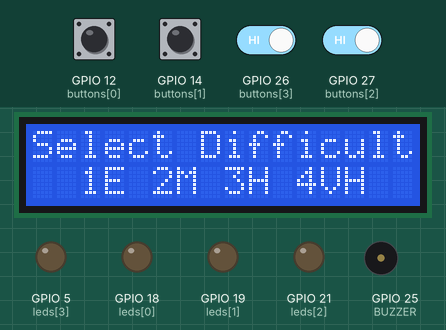
Simulated run of this sketch. Board: ESP32. On the bench: 16×2 character LCD, output pins drawn as LEDs (lit = HIGH), buzzer (waves = sounding). Dashed ring = blinking. The inputs (shaded band) are chosen by the test bench; at power-on: GPIO 12 (buttons[0]), GPIO 14 (buttons[1]), GPIO 26 (buttons[3]), GPIO 27 (buttons[2]) HIGH. Random numbers use the default seed unless the sketch sets one.

Above: at 3.4 s.
3.5 s: GPIO 12 (buttons[0]) pulled LOW for 1 s
At 5.9 s:
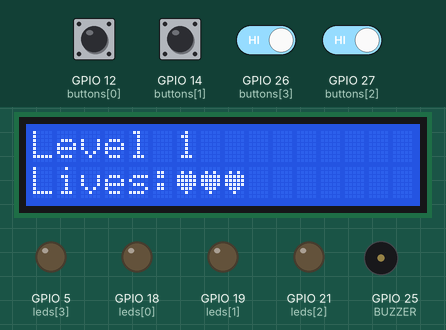
6.4 s: GPIO 14 (buttons[1]) pulled LOW for 0.15 s
At 6.85 s:
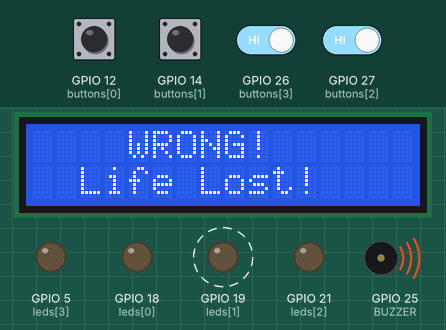
7.1 s: GPIO 26 (buttons[3]) driven LOW and GPIO 27 (buttons[2]) driven LOW
At 9.95 s:
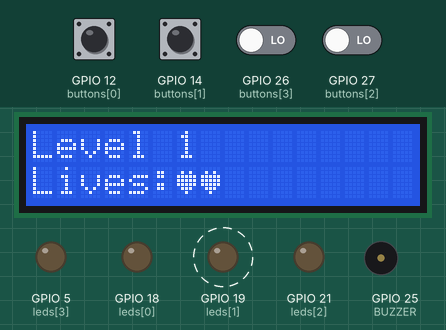
10.1 s: GPIO 27 (buttons[2]) driven HIGH
At 12.0 s:
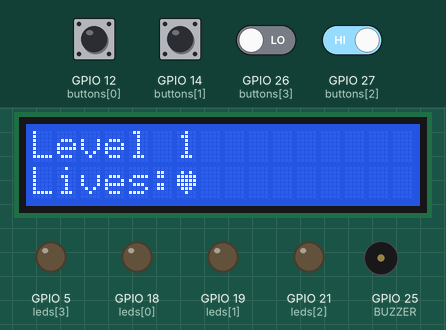
13.1 s: GPIO 26 (buttons[3]) driven HIGH
At 13.42 s:
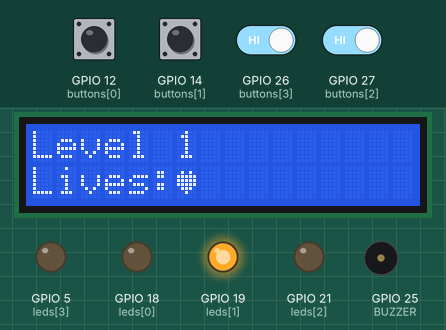
14.9 s: GPIO 27 (buttons[2]) driven LOW
At 16.6 s:
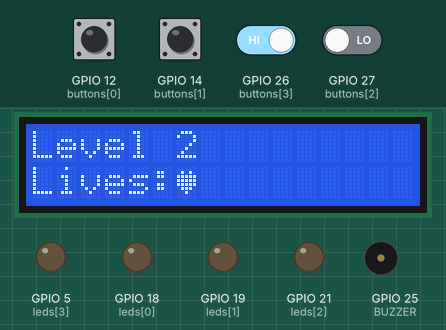
Timing chart, 0 to 18.1 s (numbered marks = the images above; inputs shaded):
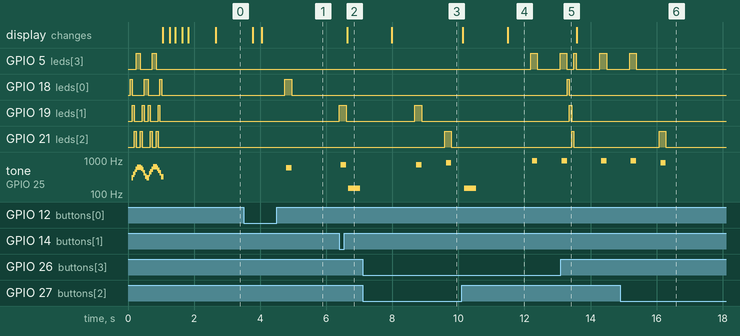

Measured:
- after the input at 3.5 s, GPIO 18 (leds[0]): LOW → HIGH after 1.3 s, → LOW 0.20 s later; tone on GPIO 25 (BUZZER): silent → 597 Hz after 1.3 s, → silent 0.16 s later; the display: first changes after 0.28 s (image 1 shows a later state)
- after the input at 6.4 s, GPIO 19 (leds[1]): LOW → HIGH at once, → LOW 0.20 s later; tone on GPIO 25 (BUZZER): silent → 716 Hz at once, → silent 0.16 s later, → 150 Hz 0.07 s later, → silent 0.36 s later; the display: changes after 0.23 s (image 2)
- after the input at 7.1 s, GPIO 21 (leds[2]): LOW → HIGH after 2.5 s, → LOW 0.20 s later
- after the input at 10.1 s, GPIO 5 (leds[3]): LOW → HIGH after 2.1 s, → LOW 0.20 s later, → HIGH 0.70 s later; tone on GPIO 25 (BUZZER): silent → 150 Hz after 0.08 s, → silent 0.36 s later, → 954 Hz 1.7 s later, → silent 0.16 s later; the display: first changes at once (image 4 shows a later state)
- after the input at 13.1 s, GPIO 18 (leds[0]): LOW → HIGH after 0.19 s, → LOW 0.07 s later; GPIO 19 (leds[1]): LOW → HIGH after 0.26 s, → LOW 0.07 s later; GPIO 21 (leds[2]): LOW → HIGH after 0.33 s, → LOW 0.07 s later
- after the input at 14.9 s, GPIO 21 (leds[2]): LOW → HIGH after 1.2 s, → LOW 0.20 s later

The sketch:

pf_project.ino
```cpp
#include <Wire.h>
#include <LiquidCrystal_I2C.h>

LiquidCrystal_I2C lcd(0x27, 16, 2);

int buttons[4] = {12, 14, 27, 26};
int leds[4]    = {18, 19, 21, 5};
#define BUZZER 25

#define MAX_LEVEL 100
int pattern[MAX_LEVEL + 1];
int userInput[MAX_LEVEL + 1];

int level = 1;
int difficulty = 2;
int soundPack = 1;
int lives = 3;

int baseSpeed[] = {0, 700, 500, 300, 120};

void playTone(int n) {
  int freq = 0;

  switch(soundPack) {
    case 1: freq = 600 + (n * 120); break;
    case 2: freq = 400 + (n * 200); break;
    case 3: freq = 200 + (n * 300); break;
    case 4: freq = 900 + (n * 90);  break;
  }

  long delayValue = 1000000 / freq / 2;
  long numCycles = freq * 150 / 1000;

  for (long i = 0; i < numCycles; i++) {
    digitalWrite(BUZZER, HIGH);
    delayMicroseconds(delayValue);
    digitalWrite(BUZZER, LOW);
    delayMicroseconds(delayValue);
  }
  delay(50);
}

void playSimpleTone(int freq, int duration) {
  long delayValue = 1000000 / freq / 2;
  long numCycles = freq * duration / 1000;

  for (long i = 0; i < numCycles; i++) {
    digitalWrite(BUZZER, HIGH);
    delayMicroseconds(delayValue);
    digitalWrite(BUZZER, LOW);
    delayMicroseconds(delayValue);
  }
}

void introAnimation() {
  lcd.clear();

  for (int k = 0; k < 2; k++) {
    for (int i = 0; i < 4; i++) {
      digitalWrite(leds[i], HIGH);
      playSimpleTone(300 + (i * 120), 60);
      digitalWrite(leds[i], LOW);
    }
    for (int i = 3; i >= 0; i--) {
      digitalWrite(leds[i], HIGH);
      playSimpleTone(300 + (i * 120), 60);
      digitalWrite(leds[i], LOW);
    }
  }

  for (int t = 0; t < 2; t++) {
    lcd.clear();
    lcd.setCursor(1,0); lcd.print(">>> MEMORY <<<");
    lcd.setCursor(3,1); lcd.print("   GAME    ");
    delay(200);

    lcd.clear();
    delay(150);
  }

  lcd.clear();
  lcd.setCursor(1,0); lcd.print(">>> MEMORY <<<");
  lcd.setCursor(3,1); lcd.print("   GAME    ");
  delay(800);

  lcd.clear();
}

void levelUpFX() {
  for(int i=0; i<4; i++){
    digitalWrite(leds[i], HIGH);
    delay(70);
    digitalWrite(leds[i], LOW);
  }
}

void outroAnimation() {
  lcd.clear();

  for (int blast = 0; blast < 3; blast++) {
    for (int j = 0; j < 4; j++) digitalWrite(leds[j], HIGH);
    playSimpleTone(200 + blast * 40, 300);

    for (int j = 0; j < 4; j++) digitalWrite(leds[j], LOW);
    delay(200);
  }

  lcd.clear();
  lcd.setCursor(2,0);
  lcd.print("GAME OVER");
  lcd.setCursor(0,1);
  lcd.print("Restarting...");

  for (int fade = 0; fade < 3; fade++) {
    for (int i = 0; i < 4; i++) digitalWrite(leds[i], HIGH);
    playSimpleTone(150, 400);

    for (int i = 0; i < 4; i++) digitalWrite(leds[i], LOW);
    delay(300);
  }

  lcd.clear();
  delay(600);
}

void generatePattern() {
  pattern[level] = random(0, 4);
}

bool readUserInput() {
  int pos = 1;

  while(pos <= level){
    for(int i=0; i<4; i++){
      if(digitalRead(buttons[i]) == LOW) {

        userInput[pos] = i;

        digitalWrite(leds[i], HIGH);
        playTone(i);
        digitalWrite(leds[i], LOW);

        while(digitalRead(buttons[i]) == LOW) {
          delay(10);
        }

        if(userInput[pos] != pattern[pos]) return false;

        pos++;
      }
    }
    delay(1);
  }
  return true;
}

void showPattern() {
  int spd = baseSpeed[difficulty] - (level * 3);
  if(spd < 80) spd = 80;

  for(int i=1; i<=level; i++){
    int idx = pattern[i];
    digitalWrite(leds[idx], HIGH);
    playTone(idx);
    digitalWrite(leds[idx], LOW);
    delay(spd);
  }
}

void chooseDifficulty() {
  lcd.clear();
  lcd.setCursor(0,0); lcd.print("Select Difficulty");
  lcd.setCursor(0,1); lcd.print("  1E 2M 3H 4VH");

  while(true){
    for(int i=0; i<4; i++){
      if(digitalRead(buttons[i]) == LOW) {
        difficulty = i+1;
        delay(250);
        return;
      }
    }
    delay(1);
  }
}

void chooseSoundPack() {
  lcd.clear();
  lcd.setCursor(0,0); lcd.print("Select SoundPack");
  lcd.setCursor(0,1); lcd.print("  1C 2A 3B 4SF");

  while(true){
    for(int i=0; i<4; i++){
      if(digitalRead(buttons[i]) == LOW) {
        soundPack = i+1;
        delay(250);
        return;
      }
    }
    delay(1);
  }
}

void setup() {
  Serial.begin(115200);

  Wire.begin(23, 22);

  lcd.init();
  lcd.backlight();

  for(int i=0; i<4; i++){
    pinMode(buttons[i], INPUT_PULLUP);
    pinMode(leds[i], OUTPUT);
  }
  pinMode(BUZZER, OUTPUT);

  randomSeed(analogRead(34));

  //this to fix hearts display
  byte heart[8] = {0b00000,0b01010,0b11111,0b11111,0b11111,0b01110,0b00100,0b00000};
  lcd.createChar(3, heart);

  introAnimation();

  chooseDifficulty();
  chooseSoundPack();
}

void loop() {
  lcd.clear();
  lcd.setCursor(0,0);
  lcd.print("Level ");
  lcd.print(level);

  lcd.setCursor(0,1);
  lcd.print("Lives:");
  for(int i=0;i<lives;i++) lcd.print((char)3);

  delay(700);

  generatePattern();
  showPattern();

  if(readUserInput()) {
    levelUpFX();
    level++;
    if(level > MAX_LEVEL) level = 1;
  }
  else {
    lives--;

    if(lives <= 0){
      outroAnimation();
      level = 1;
      lives = 3;
    } else {
      lcd.clear();
      lcd.setCursor(4,0); lcd.print("WRONG!");
      lcd.setCursor(2,1); lcd.print("Life Lost!");
      playSimpleTone(150, 350);
      delay(1000);
    }
  }
}
```
